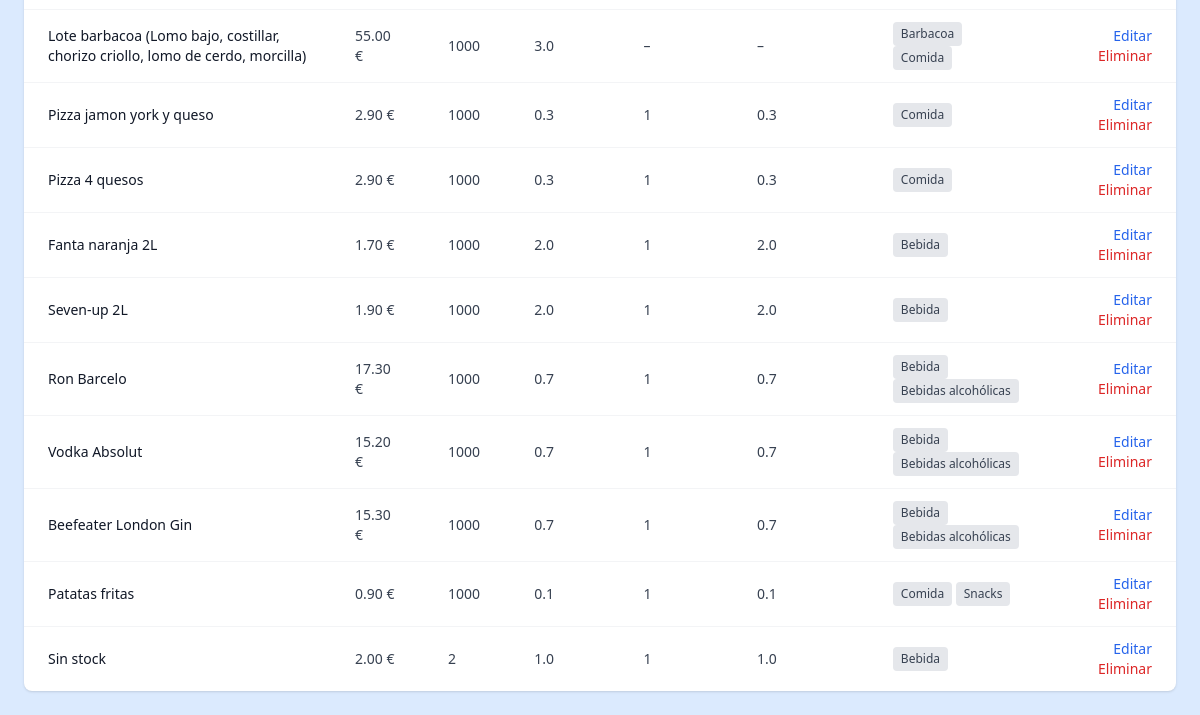
The app's page /product/list/ (lower part), older data.
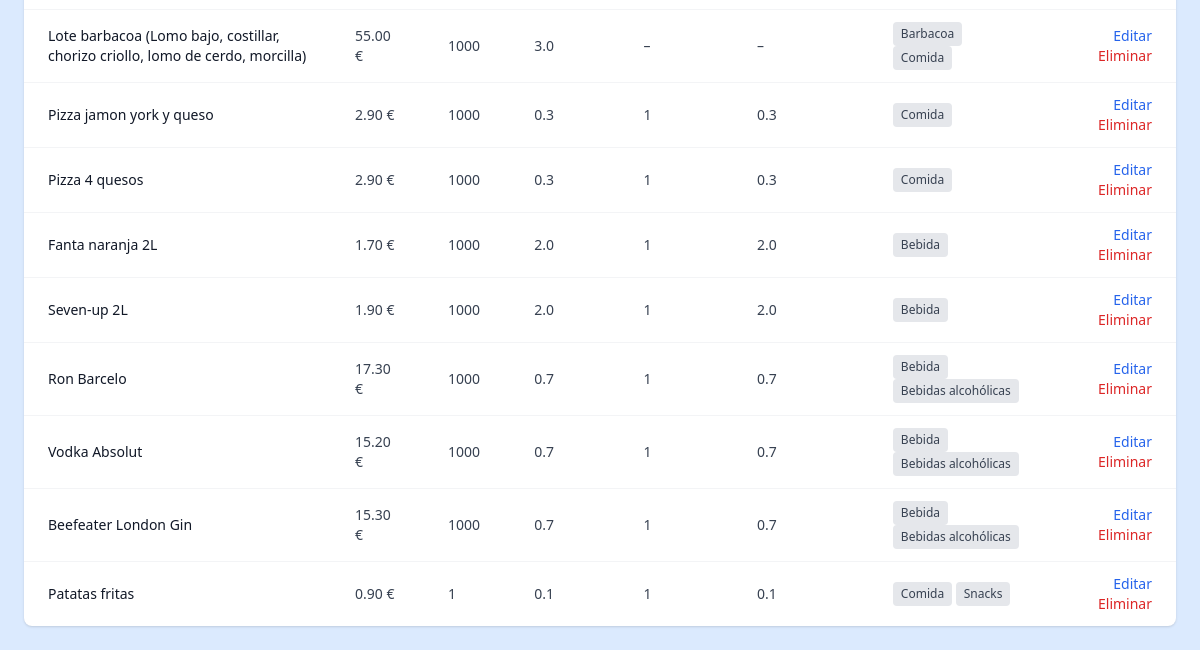
The same page, newer data.
### core/models/product.py (models this page shows, shortened)
class Product(models.Model):
    name = models.TextField(max_length=100, help_text="Nombre del producto")
    price = models.DecimalField(max_digits=6, decimal_places=2, help_text="Precio del producto")
    stock = models.PositiveIntegerField(default=0, help_text="Cantidad disponible en el inventario")
    categories = models.ManyToManyField(Category, related_name='products')
    image = models.ImageField(upload_to='product_images/', blank=True, null=True, help_text="Imagen del producto")
    weight_kg = models.FloatField(
        null=True, blank=True,
        help_text="Peso total o capacidad del paquete del producto (en kilogramos o Litros). Ej: 0.5 para 500 gramos"
    )
    units = models.PositiveIntegerField(
        null=True, blank=True,
        help_text="Cantidad de unidades individuales que contiene el paquete. Ej: 6 para un pack de 6 latas"
    )
    weight_per_unit_kg = models.FloatField(
        null=True, blank=True,
        help_text="Peso o capacidad de una unidad del producto, si aplica (en kilogramos o litros). Ej: 0.33 para una lata de 330 ml"
    )
    description = models.TextField(
        blank=True,
        help_text="Descripción del producto (ingredientes, uso, etc.) para ayudar a OpenAI a planificar mejor"
    )
    @property
    def estimated_weight_per_unit(self):
        if self.weight_per_unit_kg:
            return self.weight_per_unit_kg
        if self.weight_kg and self.units:
            return round(self.weight_kg / self.units, 3)
        return None
    @property
    def estimated_total_weight(self):
        if self.weight_kg:
            return self.weight_kg
        if self.weight_per_unit_kg and self.units:
            return round(self.weight_per_unit_kg * self.units, 3)
        return None

### core/models/category.py (models this page shows, shortened)
class Category(models.Model):
    name = models.CharField(max_length=100, primary_key=True)
    parent = models.ForeignKey(
        'self', null=True, blank=True,
        on_delete=models.CASCADE,
        related_name='children'
    )

### core/views.py (the view)
# urls.py: path('product/list/', product_list_view, name='product_list_view'),
def product_list_view(request):
    search = request.GET.get("search", "")
    items = Product.objects.all()
    if search:
        items = items.filter(name__icontains=search)
    if request.headers.get("HX-Request") == "true":
        return render(request, "core/parts/product_table.html", {"items": items})
    return render(request, "core/product/product_list.html", {"items": items})

### core/templates/core/product/product_list.html (shortened to what this page needs)
{% extends "base.html" %}
{% block content %}
<div id="product-table">
  {% include "core/parts/product_table.html" %}
</div>
{% endblock %}

### core/templates/core/parts/product_table.html (shortened to what this page needs)
<div class="overflow-x-auto bg-white shadow rounded-lg">
    <table class="min-w-full divide-y divide-gray-200 text-sm">
        <tbody class="divide-y divide-gray-100">
          {% for item in items %}
            <tr
                class="hover:bg-gray-50 transition cursor-pointer"
                onclick="window.location.href='{% url 'product_detail' item.pk %}'"
            >
              <td class="px-6 py-3 font-medium text-gray-900">{{ item.name }}</td>
              <td class="px-6 py-3 text-gray-700">{{ item.price }} €</td>
              <td class="px-6 py-3 text-gray-700">{{ item.stock }}</td>
              <td class="px-6 py-3 text-gray-700">
                {{ item.estimated_total_weight|default:"–" }}
              </td>
              <td class="px-6 py-3 text-gray-700">
                {{ item.units|default:"–" }}
              </td>
              <td class="px-6 py-3 text-gray-700">
                {{ item.estimated_weight_per_unit|default:"–" }}
              </td>
              <td class="px-6 py-3 text-gray-700">
                {% for cat in item.categories.all %}
                  <span class="inline-block bg-gray-200 text-xs px-2 py-1 rounded">{{ cat.name }}</span>
                {% empty %}
                  <span class="text-gray-400 text-xs">Ninguna</span>
                {% endfor %}
              </td>
              <td class="px-6 py-3 text-right space-x-2" onclick="event.stopPropagation()">
                <a href="{% url 'product_edit' item.pk %}" class="text-blue-600 hover:underline"> Editar</a>
                <form action="{% url 'product_delete' item.pk %}" method="POST" class="inline" onsubmit="return confirm('¿Eliminar este producto?');">
                  <button type="submit" class="text-red-600 hover:underline">️ Eliminar</button>
                </form>
              </td>
            </tr>
          {% empty %}
            <tr>
              <td colspan="8" class="px-6 py-4 text-center text-gray-500">No hay productos registrados.</td>
            </tr>
          {% endfor %}
        </tbody>
      </table>
  </div>

Row changes from the older to the newer data that the page shows:
removed Product: name "Sin stock", price "2.00", stock "2", estimated_total_weight "1.0", units "1", estimated_weight_per_unit "1.0", Category (name "Bebida")
changed Product "Patatas fritas": stock "1000" → "1"
